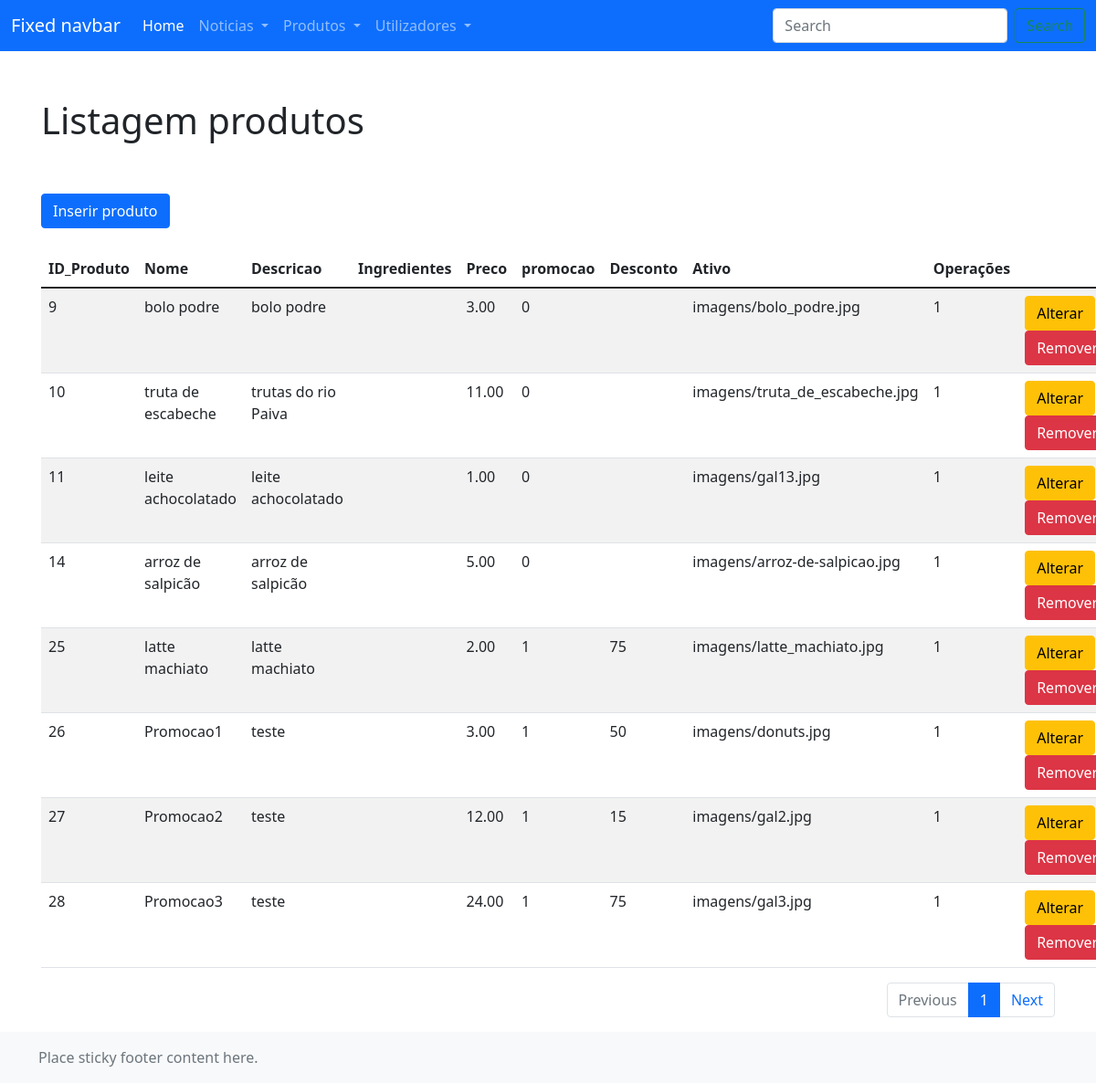
The page /backoffice/products/list_products.php on the database as committed earlier.
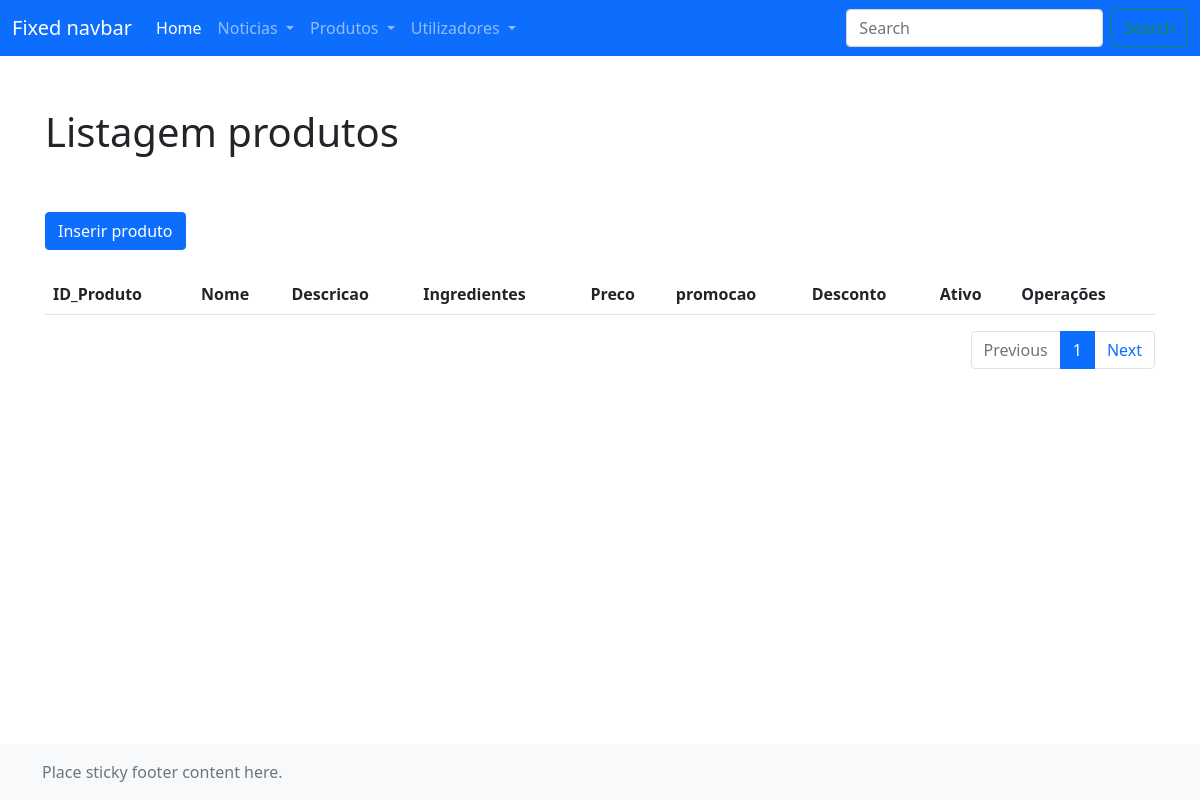
The same page on the database as committed later.
### tables this page shows
CREATE TABLE `produtos` (
  `ID_Produto` int(11) NOT NULL,
  `Tipo_Produto` int(11) NOT NULL,
  `Nome_Produto` varchar(75) NOT NULL,
  `Descricao_Produto` varchar(500) NOT NULL,
  `Preco_Produto` decimal(10,0) NOT NULL,
  `Promocao` int(1) NOT NULL,
  `Desconto` int(11) DEFAULT NULL,
  `Imagem` varchar(250) NOT NULL,
  `Ativo` int(1) NOT NULL
);

### backoffice/utils/conexao.inc.php (called while the page is built, shortened)
<?php
    function conexaoDB(){
        $servername = "localhost";
        $username = "root";
        $password = "";
        $database = "pap";
        try{
            $conn = mysqli_connect($servername, $username, $password, $database);
        }
        catch(mysqli_sql_exception $mensagem) {
            echo nl2br("Erro: Não foi possivel conectar ao MySQL".$mensagem);
            throw $mensagem;
        }
        return $conn;
    }
    function executarSQL($sql_command){
        $conn = conexaoDB();
        $resultado = mysqli_query($conn, $sql_command);
        return $resultado;
    }
?>

### backoffice/products/list_products.php (the view, shortened to what this page needs)
<!doctype html>
<html lang="en" class="h-100">
	<head>
		<link href="https://cdn.jsdelivr.net/npm/bootstrap@5.1.3/dist/css/bootstrap.min.css" rel="stylesheet">
		<link href="css/sticky-footer-navbar.css" rel="stylesheet">
		<link href="css/backoffice.css" rel="stylesheet">
	</head>
	<body class="d-flex flex-column h-100">
		<?php
			include("../utils/conexao.inc.php");
			include("../header/header.php");
		?>
		<main class="flex-shrink-0">
			<div class="container">
				<h1 class="mt-5">Listagem produtos</h1>
				<br>
				<a href="./create_product.php">
					<button type="button" class="btn btn-primary">Inserir produto</button>
				</a>
				<br>
				<table class="table table-striped">
					<thead>
						<tr>
							<th scope="col">ID_Produto</th>
							<th scope="col">Nome</th>
							<th scope="col">Descricao</th>
							<th scope="col">Ingredientes</th>
							<th scope="col">Preco</th>
							<th scope="col">promocao</th>
							<th scope="col">Desconto</th>
							<th scope="col">Ativo</th>
							<th scope="col">Operações</th>
						</tr>
					</thead>
					<tbody>
						<?php
							$n_registos_pagina = 10;
							$pagina_atual = intval(isset($_GET['pagina']) ? $_GET['pagina'] : 1);
							if($pagina_atual == 1){
								$query = "SELECT * FROM produtos
								LIMIT ".intval($pagina_atual -1).", ".$n_registos_pagina."" ;
							}else{
								$query = "SELECT * FROM produtos
								LIMIT ".intval(($pagina_atual -1 * $n_registos_pagina).", ".$n_registos_pagina)."";
							}
							if($result = executarSQL($query)){
								while($row = mysqli_fetch_array($result)){
									echo "<tr>";
										echo "<td>".$row["ID_Produto"]."</td>";
										echo "<td>".$row["Nome_Produto"]."</td>";
										echo "<td>".$row["Descricao_Produto"]."</td>";
										echo "<td>".$row["Ingredientes"]."</td>";
										echo "<td>".number_format((float)$row["Preco_Produto"], 2 )."</td>";
										echo "<td>",$row["Promocao"],"</td>";
										echo "<td>".$row["Desconto"]."</td>";
										echo "<td>".$row["Imagem"]."</td>";
										echo "<td>".$row["Ativo"]."</td>";
										echo "<td>
											<a href='./create_product.php?ID=".$row["ID_Produto"]."'>
												<button type='button' class='btn btn-warning'>Alterar</button>
											</a>
											<a href='./script_del_product.php?ID=".$row["ID_Produto"]."'>
												<button type='button' class='btn btn-danger'>Remover</button>
											</a>
										</td>";
									echo "</tr>";
								}
							}else{
								echo "Erro na consulta a base de dados";
							}
						?>
					</tbody>
				</table>
				<nav aria-label="Page navigation example">
					<ul class="pagination justify-content-end">
						<li class="page-item disabled"><a class="page-link" href="#" tabindex="-1">Previous</a></li>
							<?php
								$query1 = "SELECT * FROM produtos";
								$result1 = executarSQL($query1);
								$total_registos = mysqli_num_rows($result1);
								$paginações = intval($total_registos / $n_registos_pagina);
								for($i = 0; $i <= $paginações; $i++){
									if($pagina_atual == $i + 1){
										echo "<li class='page-item active'><a class='page-link' href='list_products.php?pagina=".($i + 1)."'>".($i + 1)."</a></li>";
									}else{
										echo "<li class='page-item'><a class='page-link' href='list_products.php?pagina=".($i + 1)."'>".($i + 1)."</a></li>";
									}
								}
							?>
						<li class="page-item"><a class="page-link" href="#">Next</a></li>
					</ul>
				</nav>
			</div>
		</main>
		<footer class="footer mt-auto py-3 bg-light">
			<div class="container">
				<span class="text-muted">Place sticky footer content here.</span>
			</div>
		</footer>
	</body>
</html>

Rows that differ between the two databases and show on the page:
removed produtos: ID_Produto "9", Nome_Produto "bolo podre", Descricao_Produto "bolo podre", Preco_Produto "3.00", Promocao "0", Imagem "imagens/bolo_podre.jpg", Ativo "1"
removed produtos: ID_Produto "10", Nome_Produto "truta de escabeche", Descricao_Produto "trutas do rio Paiva", Preco_Produto "11.00", Promocao "0", Imagem "imagens/truta_de_escabeche.jpg", Ativo "1"
removed produtos: ID_Produto "11", Nome_Produto "leite achocolatado", Descricao_Produto "leite achocolatado", Preco_Produto "1.00", Promocao "0", Imagem "imagens/gal13.jpg", Ativo "1"
removed produtos: ID_Produto "14", Nome_Produto "arroz de salpicão", Descricao_Produto "arroz de salpicão", Preco_Produto "5.00", Promocao "0", Imagem "imagens/arroz-de-salpicao.jpg", Ativo "1"
removed produtos: ID_Produto "25", Nome_Produto "latte machiato", Descricao_Produto "latte machiato", Preco_Produto "2.00", Promocao "1", Desconto "75", Imagem "imagens/latte_machiato.jpg", Ativo "1"
removed produtos: ID_Produto "26", Nome_Produto "Promocao1", Descricao_Produto "teste", Preco_Produto "3.00", Promocao "1", Desconto "50", Imagem "imagens/donuts.jpg", Ativo "1"
removed produtos: ID_Produto "27", Nome_Produto "Promocao2", Descricao_Produto "teste", Preco_Produto "12.00", Promocao "1", Desconto "15", Imagem "imagens/gal2.jpg", Ativo "1"
removed produtos: ID_Produto "28", Nome_Produto "Promocao3", Descricao_Produto "teste", Preco_Produto "24.00", Promocao "1", Desconto "75", Imagem "imagens/gal3.jpg", Ativo "1"
